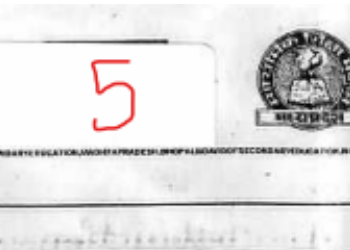
#> input picture Learning/cropped_image_page_4.png, 350 x 250 px, found by its file name
$ python textDetect.py
#> lines starting #> are read from the running program, lines starting #| are printed output that depends on the picture; after the words box and inside, x2 and y2 are one past the last pixel; in counts of white or black regions, pixels touching at a corner belong together
import pytesseract
from PIL import Image
import cv2
import numpy as np
import os

# Specify the path to the Tesseract-OCR executable
pytesseract.pytesseract.tesseract_cmd = r'C:\Program Files (x86)\Tesseract-OCR\tesseract.exe'

# Specify the full path to the image file
image_path = r'C:\Users\91772\OneDrive\Desktop\SDL PROJECT\extra\Learning\cropped_image_page_4.png'

# Check if the image file exists
if not os.path.exists(image_path):
    print(f"Error: The file at {image_path} does not exist.")
else:
    try:
        # Open the image file
        img = Image.open(image_path)
#> img is the input picture: PIL image 350x250 RGB; mean R, G, B 225.8, 224.4, 224.4

        # Convert the image to grayscale using OpenCV
        gray = cv2.cvtColor(np.array(img), cv2.COLOR_BGR2GRAY)

        # Apply thresholding to enhance text contrast
        thresh = cv2.threshold(gray, 0, 255, cv2.THRESH_BINARY + cv2.THRESH_OTSU)[1]
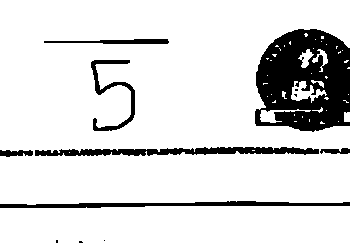
#> thresh: shape (250, 350); 86.7% white; 12 black regions (5 under 20 px), largest, box (x1, y1, x2, y2) and area: (255, 29, 350, 132) 7179, (35, 147, 319, 156) 1635, (0, 201, 350, 208) 1335

        # Perform OCR to detect text and digits
        text = pytesseract.image_to_string(thresh, lang='eng')
        print("Extracted text:", text)

        # Detecting characters and getting bounding box coordinates
        boxes = pytesseract.image_to_boxes(img)
        hImg, wImg = img.size

        # Convert the image to a numpy array for drawing with OpenCV
        img_array = np.array(img)

        for b in boxes.splitlines():
            b = b.split(' ')
            char, x, y, w, h = b[0], int(b[1]), int(b[2]), int(b[3]), int(b[4])

            # Draw a rectangle around the detected character
            cv2.rectangle(img_array, (x, hImg), (w, hImg), (0, 0, 255), 2)
            # Optionally, add text label (character) near the rectangle
            cv2.putText(img_array, char, (x, hImg - y + 25), cv2.FONT_HERSHEY_SIMPLEX, 1, (50, 50, 255), 2)

        # Show the image with bounding boxes
        cv2.imshow('Result', img_array)
        cv2.waitKey(0)
        cv2.destroyAllWindows()

    except Exception as e:
        print(f"Error occurred: {e}")
